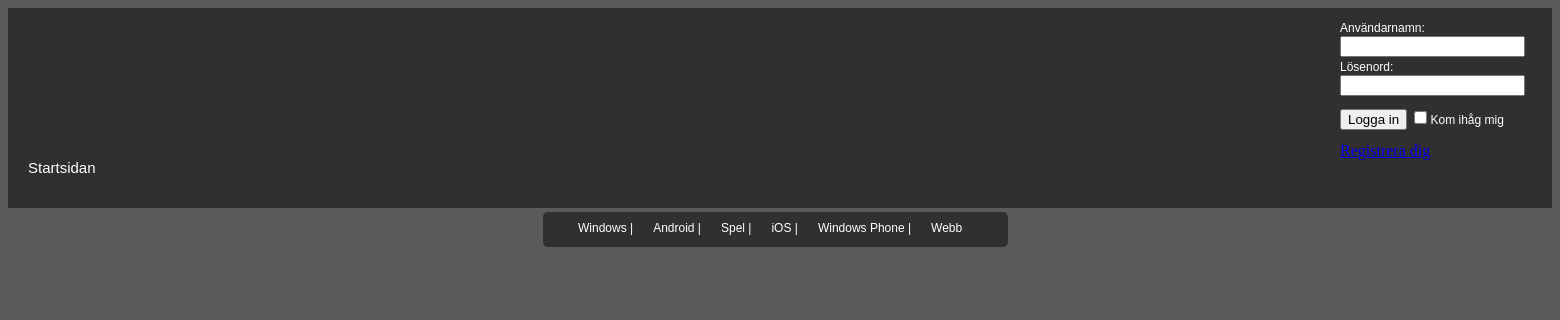
Page /?Spel on the earlier database version.
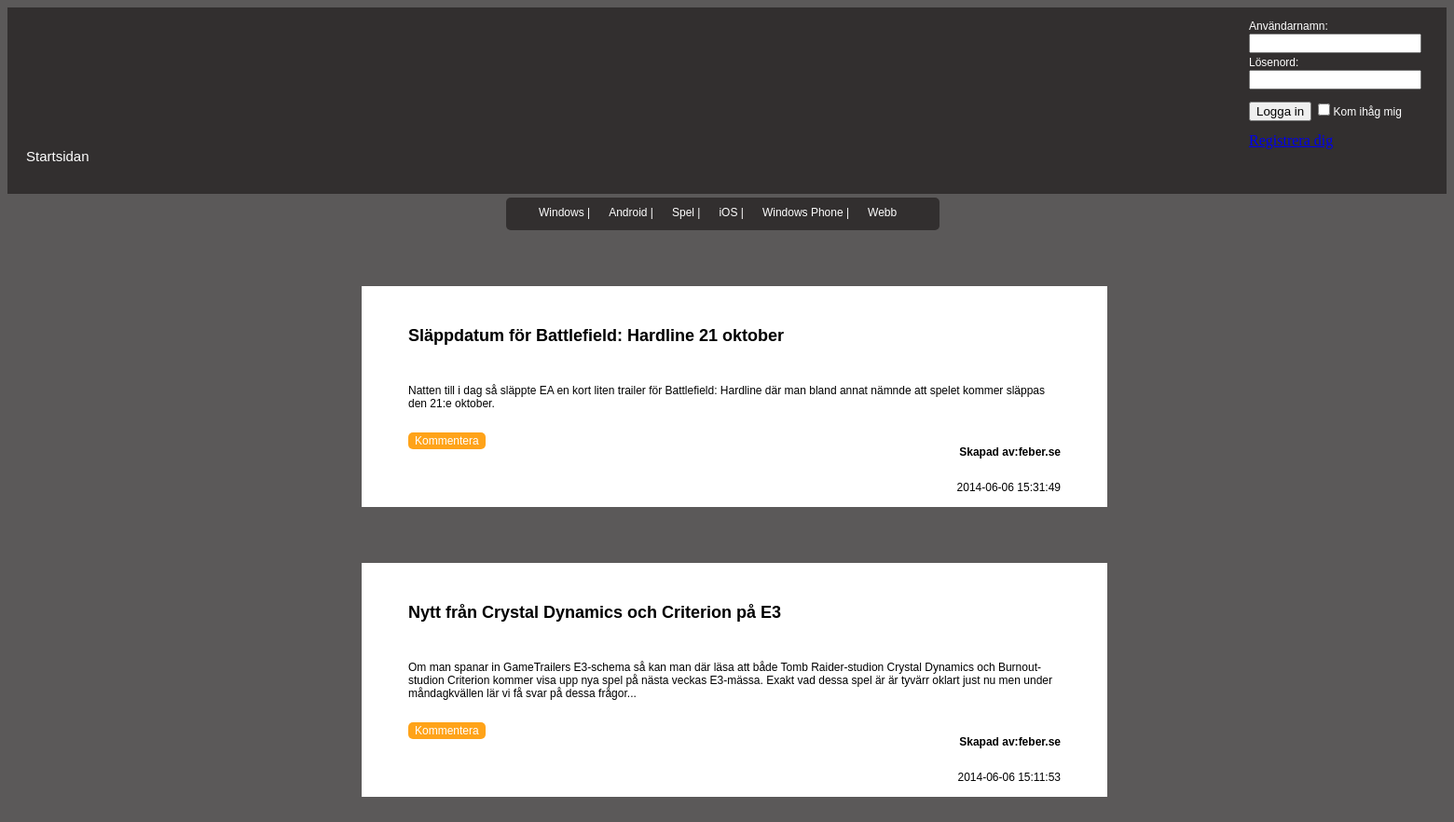
Same page on the later database version.
### tables this page shows
CREATE TABLE IF NOT EXISTS `posts` (
  `id` int(11) NOT NULL AUTO_INCREMENT,
  `title` varchar(200) NOT NULL,
  `post` text NOT NULL,
  `author` varchar(30) NOT NULL,
  `picture` longblob,
  `date` timestamp NOT NULL DEFAULT CURRENT_TIMESTAMP,
  `category` varchar(50) NOT NULL,
  PRIMARY KEY (`id`),
  KEY `categoryID` (`category`)
);

### Controller/PostsController.php (called while the page is built, shortened)
<?php
require_once 'View/PostsView.php';
require_once 'Model/PostsHandler.php';
class PostsController{
	private $ret = "";
	private $message = "";
	public function DoControll(Database $db){
		$postsHandler = new PostsHandler($db);
		$postsView = new PostsView();
		$loginHandler = new LoginHandler($db);
		$blogposts = $postsHandler->GetPosts();
		if($loginHandler->LoggedInAsAdmin() === true){
				$this->ret = $postsView->CategoryView($blogposts);
				$this->ret .= $postsView->ViewPostsAsAdmin($blogposts);
		}
		else
		{
			$this->ret = $postsView->CategoryView($blogposts);
			$this->ret .= $postsView->ViewPosts($blogposts);
		}
		return $this->ret. $this->message;
	}
	public function DoControllGames(Database $db){
		$postsHandler = new PostsHandler($db);
		$postsView = new PostsView();
		$loginHandler = new LoginHandler($db);
		$blogposts = $postsHandler->GetSpecificGamesPosts();
		if($loginHandler->LoggedInAsAdmin() === true){
				$this->ret = $postsView->CategoryView($blogposts);
				$this->ret .= $postsView->ViewPostsAsAdmin($blogposts);
		}
		else
		{
			$this->ret = $postsView->CategoryView($blogposts);
			$this->ret .= $postsView->ViewPosts($blogposts);
		}
		return $this->ret. $this->message;
	}
}

### PostArray.php (called while the page is built, shortened)
<?php
class PostArray{
	private $id;
	private $title;
	private $post;
	private $author;
	private $date;
	public function __construct($id, $title, $post, $author, $date, $category){
		$this->id = $id;
		$this->title = $title;
		$this->post = $post;
		$this->author = $author;
		$this->date = $date;
	}
	public function getId(){
		return $this->id;
	}
	public function getTitle(){
		return $this->title;
	}
	public function getPost(){
		return $this->post;
	}
	public function getAuthor(){
		return $this->author;
	}
	public function getDate(){
		return $this->date;
	}
}

### Database.php (called while the page is built, shortened)
<?php
class Database{
	private $mysqli = NULL;
	public function Connect(DBConfig $config){
		$this->mysqli = new mysqli($config->host,
							$config->user,
							$config->password,
							$config->db);
				$this->mysqli->set_charset("utf8");
			return TRUE;
		}
	public function Execute($stmt){
		if($stmt->execute() === FALSE ){
			throw new Exception($this->mysqli->error);
		}
		return TRUE;
	}
	public function Prepare($sql){
		$ret = $this->mysqli->prepare($sql);
		return $ret;
	}
}

### Model/PostsHandler.php (called while the page is built, shortened)
<?php
require_once 'PostArray.php';
class PostsHandler{
	private $db;
	public function __construct(Database $db){
		$this->db = $db;
	}
	public function GetPosts(){
		$sqlQuery = "SELECT id, title, post, author, date, category From posts ORDER BY id DESC";
		$stmt = $this->db->Prepare($sqlQuery);
		$this->db->Execute($stmt);
		$stmt->bind_result($id, $title, $post, $author, $date, $category);
		while ($stmt->fetch()) {
			$blogpost = new PostArray($id, $title, $post, $author, $date, $category);
			$blogposts[] = $blogpost;
		}
		return $blogposts;
	}
	public function GetSpecificGamesPosts(){
		$sqlQuery = "SELECT id, title, post, author, date, category From posts WHERE category IN (3) ORDER BY id DESC";
		$stmt = $this->db->Prepare($sqlQuery);
		$this->db->Execute($stmt);
		$stmt->bind_result($id, $title, $post, $author, $date, $category);
		while ($stmt->fetch()) {
			$blogpost = new PostArray($id, $title, $post, $author, $date, $category);
			$blogposts[] = $blogpost;
		}
		return $blogposts;
	}
}

### View/PostsView.php (the view, shortened to what this page needs)
<?php
require_once 'Model/PostsHandler.php';
class PostsView{
	private $nav ="?Comments";
	private $id ="&id=";
	private $windows = '?Windows';
	private $android = '?Android';
	private $spel = '?Spel';
	private $ios = '?iOS';
	private $wp = '?WP';
	private $webb = '?Webb';
	public function ViewPosts($blogposts){
		$ret = "";
		foreach ($blogposts as $key => $value) {
			$ret .= '<div id="postsview">
				<div></br></br>
				<h2 id="titlePostsView">'.nl2br($value->getTitle()).'</h2></br>
				<p id="postPostsView">'.nl2br($value->getPost()).'</p></br>
				<p id="authorPostsView">Skapad av:'.$value->getAuthor().'</p>
				</div>
				<a id="commentButton" href="' . $this->nav . $this->id . $value->getId() .'">Kommentera</a></br></br>
				<p id="datePostsView">'.$value->getDate().'</p>
			</div>' ;
			}
			return $ret;
		}
	public function CategoryView(){
		$ret="
		<div id='categoryMenu'>
			<a href='$this->windows' id='categoryLink'>Windows |</a>
			<a href='$this->android' id='categoryLink'>Android |</a>
			<a href='$this->spel' id='categoryLink'>Spel |</a>
			<a href='$this->ios' id='categoryLink'>iOS |</a>
			<a href='$this->wp' id='categoryLink'>Windows Phone |</a>
			<a href='$this->webb' id='categoryLink'>Webb</a>
		</div>";
		return $ret;
	}
}

Differences in the rows shown:
added posts: title "Släppdatum för Battlefield: Hardline 21 oktober", post "Natten till i dag så släppte EA en kort liten trailer för Battlefield: Hardline där man bland annat nämnde att spelet kommer släppas den 21:e oktober.", author "feber.se", date "2014-06-06 15:31:49"
added posts: title "Nytt från Crystal Dynamics och Criterion på E3", post "Om man spanar in GameTrailers E3-schema så kan man där läsa att både Tomb Raider-studion Crystal Dynamics och Burnout-studion Criterion kommer visa upp nya spel på nästa veckas E3-mässa. Exakt vad dessa spel är är tyvärr oklart just nu men under måndagkvällen lär vi få svar på dessa frågor...", author "feber.se", date "2014-06-06 15:11:53"
